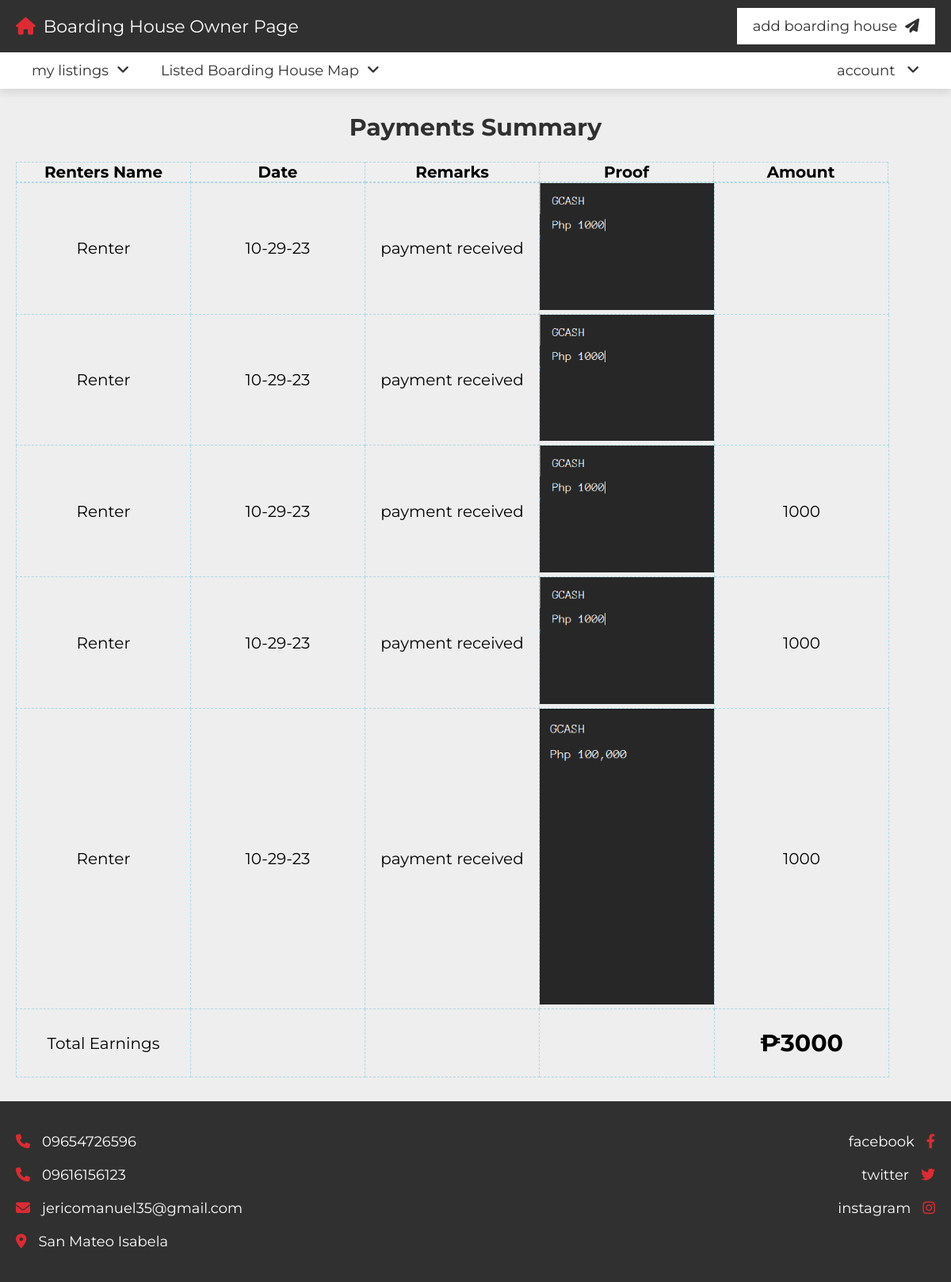
Screenshot of /payments_list.php (signed in) with the database file from the repository.
### tables this page shows
CREATE TABLE IF NOT EXISTS `renters_payment` (
  `id` varchar(50) NOT NULL,
  `property_id` varchar(50) NOT NULL,
  `renter` varchar(50) NOT NULL,
  `owner` varchar(50) NOT NULL,
  `amount` varchar(50) NOT NULL,
  `proof` varchar(1000) NOT NULL,
  `date_of` varchar(1000) NOT NULL,
  `remarks` varchar(1000) NOT NULL
);

CREATE TABLE IF NOT EXISTS `renters` (
  `id` varchar(20) NOT NULL,
  `name` varchar(50) NOT NULL,
  `number` varchar(10) NOT NULL,
  `email` varchar(50) NOT NULL,
  `password` varchar(50) NOT NULL
);

### payments_list.php (the view, shortened to what this page needs)
<?php
include 'components/connect.php';
if(isset($_COOKIE['user_id'])){
   $user_id = $_COOKIE['user_id'];
}else{
   $user_id = '';
   header('location:login.php');
}
?>
<!DOCTYPE html>
<html lang="en">
<head>
   <link rel="stylesheet" href="https://cdnjs.cloudflare.com/ajax/libs/font-awesome/6.2.0/css/all.min.css">
   <link rel="stylesheet" href="css/style.css">
</head>
<body>
<?php include 'components/user_header.php'; ?>
<section class="requests">
   <h1 class="heading">Payments Summary</h1>
<table>
<thead>
    <tr>
        <th>Renters Name</th>
        <th>Date</th>
        <th>Remarks</th>
        <th>Proof</th>
        <th>Amount</th>
    </tr>
</thead>
<tbody>
   <?php
      $payments = $conn->prepare("SELECT * FROM `renters_payment` WHERE owner = ? ORDER BY date_of DESC");
      $payments->execute([$user_id]);
      while($fetch_payments = $payments->fetch(PDO::FETCH_ASSOC)){
      ?>
    <tr>
        <td>
         <?php
         $renters = $conn->prepare("SELECT * FROM `renters` WHERE id = ? ");
         $renters->execute([$fetch_payments['renter']]);
         $fetch_renters = $renters->fetch(PDO::FETCH_ASSOC);
         ?>
        <?= $fetch_renters['name']; ?></td>
        <td><?= $fetch_payments['date_of']; ?></td>
        <td><?= $fetch_payments['remarks']; ?></td>
        <td><img src="<?= $fetch_payments['proof']; ?>" width="220px" ></td>
        <td><?= $fetch_payments['amount']; ?></td>
    </tr>
    <?php }?>
    <tr>
      <td>Total Earnings</td>
      <td></td>
      <td></td>
      <td></td>
      <td>
      <?php
      $total_payments = $conn->prepare("SELECT sum(amount) FROM `renters_payment` WHERE owner = ? ORDER BY date_of DESC");
      $total_payments->execute([$user_id]);
      while($fetch_total = $total_payments->fetch(PDO::FETCH_ASSOC)){?>
             <br>
      <h1 class='name'>₱<?= $fetch_total['sum(amount)']; ?></h1>
            <br>
      <?php  }?>
      </td>
    </tr>
</tbody>
</table>
</section>
<?php include 'components/footer.php'; ?>
</body>
</html>

### components/user_header.php (shortened to what this page needs)
<header class="header">
   <nav class="navbar nav-1">
      <section class="flex">
         <a href="dashboard.php" class="logo"><i class="fas fa-house"></i>Boarding House Owner Page</a>
         <ul>
            <li><a href="post_property.php">add boarding house<i class="fas fa-paper-plane"></i></a></li>
         </ul>
      </section>
   </nav>
   <nav class="navbar nav-2">
      <section class="flex">
         <div class="menu">
            <ul>
               <li><a href="#">my listings<i class="fas fa-angle-down"></i></a>
               </li>
               <li><a href="#">Listed Boarding House Map<i class="fas fa-angle-down"></i></a>
               </li>
            </ul>
         </div>
         <ul>
            <li><a href="#">account <i class="fas fa-angle-down"></i></a>
            </li>
         </ul>
      </section>
   </nav>
</header>

### components/footer.php
<footer class="footer">
   <section class="flex">
      <div class="box">
         <a href="tel:1234567890"><i class="fas fa-phone"></i><span>09654726596</span></a>
         <a href="tel:1112223333"><i class="fas fa-phone"></i><span>09616156123</span></a>
         <a href="mailto:shaikhanas@gmail.com"><i class="fas fa-envelope"></i><span>jericomanuel35@gmail.com</span></a>
         <a href="#"><i class="fas fa-map-marker-alt"></i><span>San Mateo Isabela</span></a>
      </div>
      <div class="box">
      </div>
      <div class="box">
         <a href="#"><span>facebook</span><i class="fab fa-facebook-f"></i></a>
         <a href="#"><span>twitter</span><i class="fab fa-twitter"></i></a>
         <a href="#"><span>instagram</span><i class="fab fa-instagram"></i></a>
      </div>
   </section>
</footer>

### css/style.css (style rules this page uses)
:root { --main-color:#DA2C32; --light-color:#666; --light-bg:#eee; --white:#fff; --black:#303030; --border:.1rem solid var(--light-color); --box-shodow:0 .5rem 1rem rgba(0,0,0,.1); }
* { font-family: 'Montserrat', sans-serif; margin: 0; padding: 0; box-sizing: border-box; outline: none; border: none; text-decoration: none; }
html { font-size: 62.5%; overflow-x: hidden; scroll-behavior: smooth; scroll-padding-top: 10rem; }
body { background-color: var(--light-bg); }
section { padding: 3rem 2rem; max-width: 1200px; margin: 0 auto; }
.heading { text-align: center; padding-bottom: 2.5rem; font-size: 3rem; color: var(--black); text-transform: capitalize; }
.header { position: sticky; top: 0; left: 0; right: 0; z-index: 1000; box-shadow: var(--box-shodow); }
.header .navbar.nav-1 .flex { padding-top: 1rem; padding-bottom: 1rem; }
.header .navbar.nav-2 .flex { padding-top: 0; padding-bottom: 0; }
.header .navbar.nav-1 { background-color: var(--black); }
.header .navbar.nav-2 { background-color: var(--white); }
.header .navbar .flex { display: flex; align-items: center; justify-content: space-between; }
.header .navbar .flex .logo { font-size: 2.2rem; color: var(--white); }
.header .navbar .flex .logo i { color: var(--main-color); margin-right: 1rem; }
.header .navbar .flex ul { list-style: none; }
.header .navbar .flex ul li { float: left; position: relative; }
.header .navbar .flex ul li a { display: inline-block; padding: 1.2rem 2rem; font-size: 1.8rem; color: var(--black); background-color: var(--white); }
.header .navbar .flex ul li a i { margin-left: 1rem; }
.footer { background-color: var(--black); }
.footer .flex { display: flex; flex-wrap: wrap; gap: 2rem; justify-content: space-between; }
.footer .flex .box { flex: 1 1 30rem; }
.footer .flex .box a { display: block; padding: 1rem 0; font-size: 1.8rem; }
.footer .flex .box a span { color: var(--white); }
.footer .flex .box a i { color: var(--main-color); }
.footer .flex .box:last-child { text-align: right; }
.footer .flex .box:last-child a i { margin-left: 1.5rem; }
.footer .flex .box:first-child a i { margin-right: 1.5rem; }
.footer .flex .box:nth-child(2) { text-align: center; }

### payments_list.php (style rules this page uses)
table { font-size: 20px; border-collapse: collapse; max-width: 100%; text-align:center; display: block; }
thead { width:220px; background-color: #EFEFEF; }
tbody { display: block; }
td, th { min-width: 220px; height: 25px; border: dashed 1px lightblue; }

### rows the page displays
renters_payment: renters.name "Renter", date_of "10-29-23", remarks "payment received", proof (picture)
renters_payment: renters.name "Renter", date_of "10-29-23", remarks "payment received", proof (picture)
renters_payment: renters.name "Renter", date_of "10-29-23", remarks "payment received", proof (picture), amount "1000"
renters_payment: renters.name "Renter", date_of "10-29-23", remarks "payment received", proof (picture), amount "1000"
renters_payment: renters.name "Renter", date_of "10-29-23", remarks "payment received", proof (picture), amount "1000"

### other values shown
$fetch_total['sum(amount)'] "3000"
